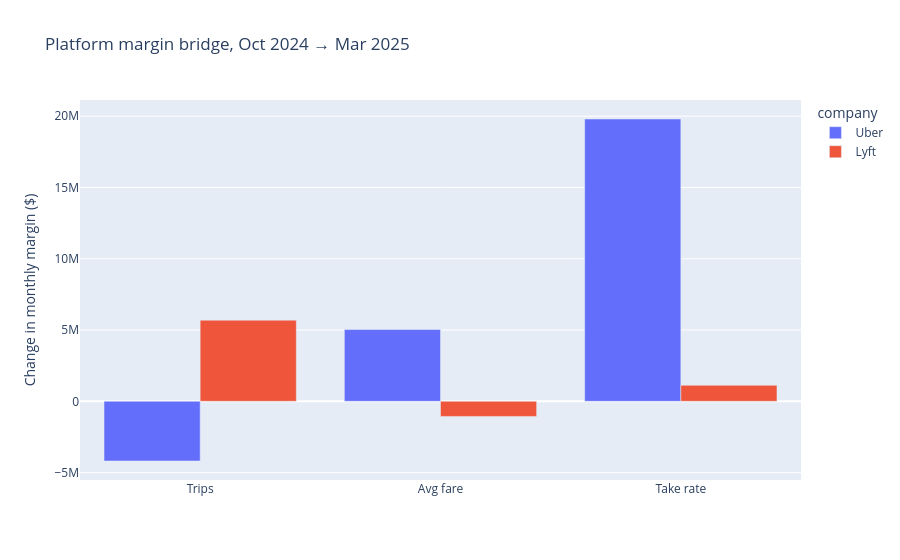

Notebook code cell kept with this figure:
### Code cell
px.bar(bridge, x="driver", y="usd_impact", color="company", barmode="group",
       title="Platform margin bridge, Oct 2024 → Mar 2025", labels={"usd_impact": "Change in monthly margin ($)", "driver": ""}).show()

### Figure 1 — Plotly figure (JSON) as saved in the notebook; plotly's stock layout.template omitted (floating-point values rounded to 4 significant figures)
{"data": [{"alignmentgroup": "True", "hovertemplate": "company=Uber<br>=%{x}<br>Change in monthly margin ($)=%{y}<extra></extra>", "legendgroup": "Uber", "marker": {"color": "#636efa", "pattern": {"shape": ""}}, "name": "Uber", "offsetgroup": "Uber", "orientation": "v", "showlegend": true, "textposition": "auto", "type": "bar", "x": ["Trips", "Avg fare", "Take rate"], "xaxis": "x", "y": [-4187000.0, 5035000.0, 19800000.0], "yaxis": "y"}, {"alignmentgroup": "True", "hovertemplate": "company=Lyft<br>=%{x}<br>Change in monthly margin ($)=%{y}<extra></extra>", "legendgroup": "Lyft", "marker": {"color": "#EF553B", "pattern": {"shape": ""}}, "name": "Lyft", "offsetgroup": "Lyft", "orientation": "v", "showlegend": true, "textposition": "auto", "type": "bar", "x": ["Trips", "Avg fare", "Take rate"], "xaxis": "x", "y": [5692000.0, -1062000.0, 1123000.0], "yaxis": "y"}], "layout": {"barmode": "group", "legend": {"title": {"text": "company"}, "tracegroupgap": 0}, "title": {"text": "Platform margin bridge, Oct 2024 → Mar 2025"}, "xaxis": {"anchor": "y", "domain": [0, 1], "title": {"text": ""}}, "yaxis": {"anchor": "x", "domain": [0, 1], "title": {"text": "Change in monthly margin ($)"}}}}
